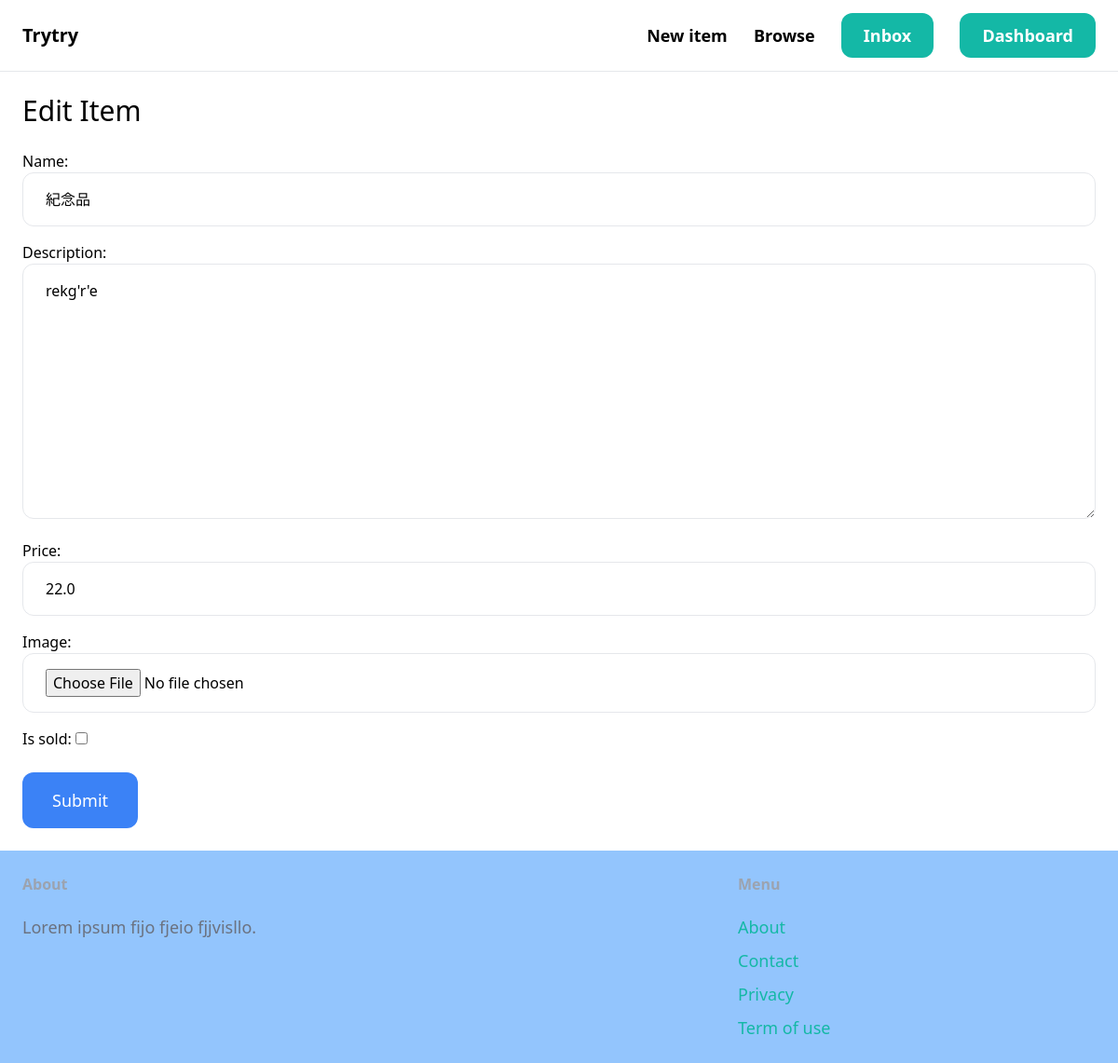
The app's page /items/6/edit/ (signed in), older data.
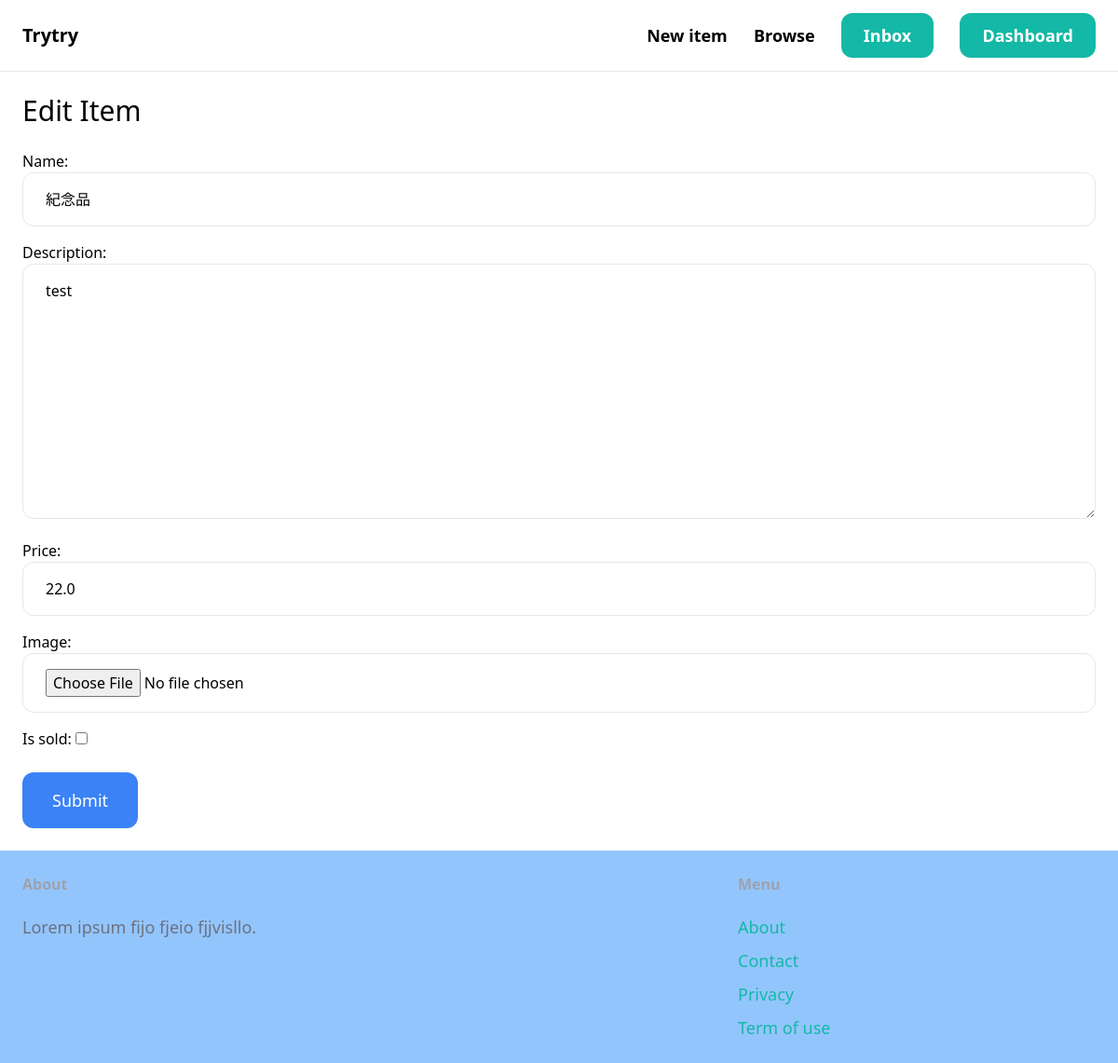
The same page, newer data.
### item/models.py (models this page shows, shortened)
class Item(models.Model):
    category = models.ForeignKey(Category, related_name="items", on_delete=models.CASCADE)
    name = models.CharField(max_length=255)
    description = models.TextField(blank=True, null=True)
    price = models.FloatField()
    image = models.ImageField(upload_to="item_images", blank=True, null=True)
    is_sold = models.BooleanField(default=False)
    created_by = models.ForeignKey(User, on_delete=models.CASCADE)
    created_at = models.DateTimeField(auto_now_add=True)
    class Meta:
        ordering = ("name",)
        verbose_name_plural = "categories"

### item/views.py (the view)
# urls.py: path('<int:pk>/edit/', views.edit, name="edit"),
@login_required
def edit(request, pk):
    item = get_object_or_404(Item, pk=pk, created_by=request.user)
    if request.method == 'POST':
        form = EditItemForm(request.POST, request.FILES, instance=item)
        if form.is_valid():
            item.save()
            return redirect("item:detail", pk=item.id)
    else:
        form = EditItemForm(instance=item)
    return render(request, "item/form.html", {
        'form': form,
        "title": "Edit Item"})

### item/forms.py
class EditItemForm(forms.ModelForm):
    class Meta:
        model = Item
        fields = (
            'name',
            'description',
            'price',
            'image', "is_sold")
        widgets = {
            "name": forms.TextInput(attrs={
                "class": INPUT_CLASSES}),
            "description": forms.Textarea(attrs={
                "class": INPUT_CLASSES}),
            "price": forms.TextInput(attrs={
                "class": INPUT_CLASSES}),
            "image": forms.FileInput(attrs={
                "class": INPUT_CLASSES}),
        }

### item/templates/item/form.html (shortened to what this page needs)
{% extends "core/base.html" %} {% block title %} {{title}} {% endblock %} {% block content%}
<h1 class="mb-6 text-3xl">{{title}}</h1>
<form action="." method="post" enctype="multipart/form-data">
  <div class="space-y-4">{{form.as_p}}</div>
  <button type="submit" class="mt-6 bg-blue-500 hover:bg-teal-500 hover:bg-teal-700 text-lg py-4 px-8 rounded-xl text-white">Submit</button>
</form>
{% endblock%}

Row changes from the older to the newer data that the page shows:
changed Item "紀念品": description "rekg'r'e" → "test"
